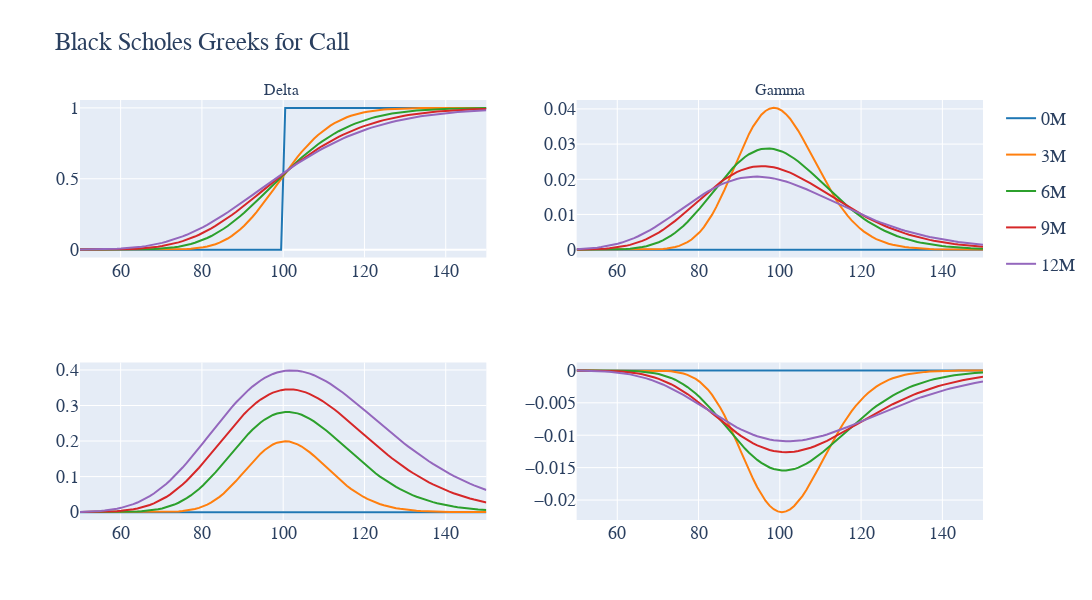

Notebook code for this chart:
### Code cell
# # Plot graph iteratively
# fig, ax = plt.subplots(2,2, figsize=(20,10))
fig = make_subplots(rows=2, cols=2, subplot_titles=("Delta ", "Gamma"))
for i, (k,v) in enumerate(d.items()):
    fig.add_trace(go.Scatter(x=x, y=BS(x,100,0.0,v,0.2).callDelta, name=k, legendgroup=f'group{k}', line=dict(color=cols[i])), row=1, col=1)
    fig.add_trace(go.Scatter(x=x, y=BS(x,100,0.0,v,0.2).gamma, name=k, legendgroup=f'group{k}', line=dict(color=cols[i]), showlegend=False), row=1, col=2)
    fig.add_trace(go.Scatter(x=x, y=BS(x,100,0.0,v,0.2).vega, name=k, legendgroup=f'group{k}', line=dict(color=cols[i]), showlegend=False), row=2, col=1)
    fig.add_trace(go.Scatter(x=x, y=BS(x,100,0.0,v,0.2).callTheta, name=k, legendgroup=f'group{k}', line=dict(color=cols[i]), showlegend=False), row=2, col=2)

    
fig.update_layout(
    title="Black Scholes Greeks for Call",
    width=1200,
    height=600,
    font=dict(
        family="Courier New",
        size=18
    )
)

fig.show()
